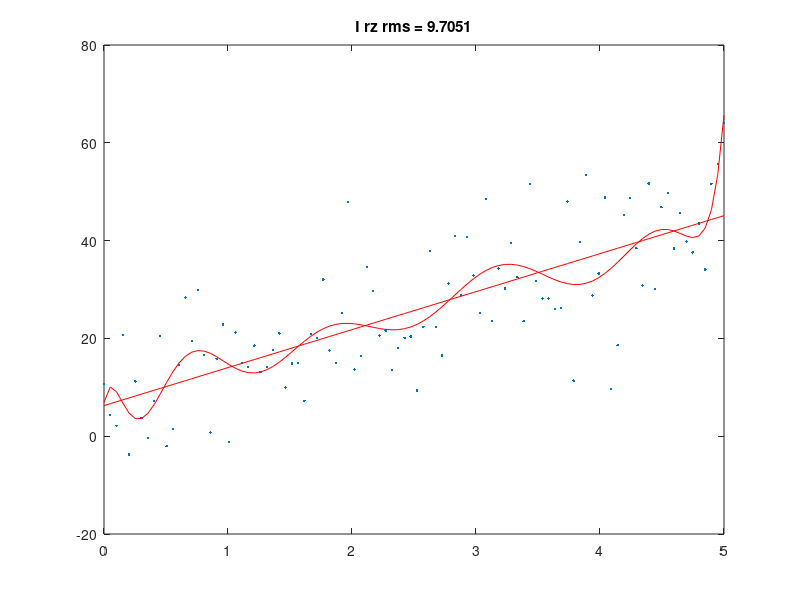
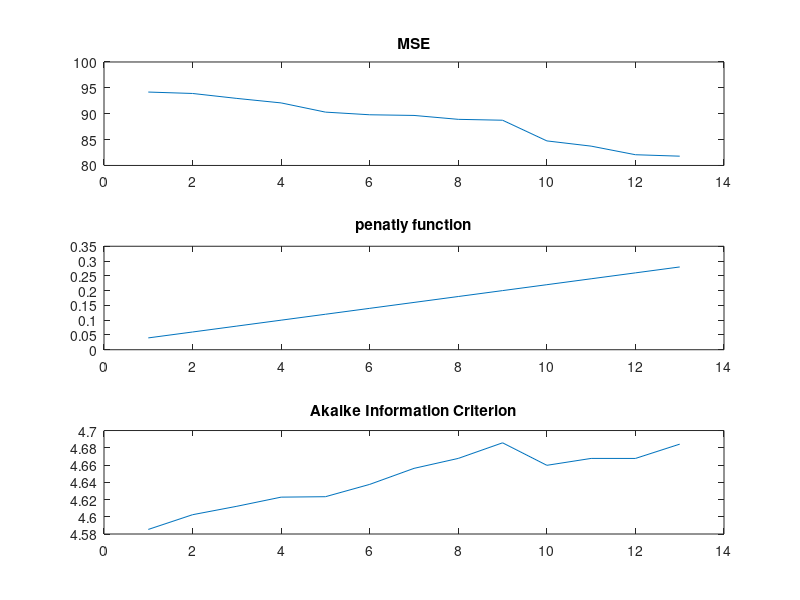

These charts were generated, in order, by the following MATLAB code:
clc; close all; clear;
%linear (in parameters) least squares (LS) method

N = 100;
x = linspace(0,5,N);
y = 5+8*x + 10* randn(size(x));
figure; 
plot(x,y, '.'); hold on;
Y = y';
X = [ones(N,1), x'];
%Phat = (X'*X)^(-1)*X'*Y;
Phat = X\Y;
Yhat = X*Phat;
RMS = sqrt(mean((Y-Yhat).^2));
plot(x, Yhat, 'r');
title(['I rz rms = ' num2str(RMS)]);

%investigate the [p;ynomial model order]

Q=13;
Y=y';
X = ones(N,1);
    for q = 1:Q
       X = [X (x').^q];
       Phat = X\Y;
       Yhat = X*Phat;
       MSE(q) = mean((Y-Yhat).^2);
       Fk(q) = 2*(q+1)/N;
    end;

plot(x, Yhat, 'r'); hold off;
figure; subplot(311); plot(1:Q, MSE); title('MSE');
subplot(312); plot(1:Q, Fk); title('penatly function');
AIC = log(MSE) + Fk;
subplot(313); plot(1:Q, AIC); title('Akaike Information Criterion');





